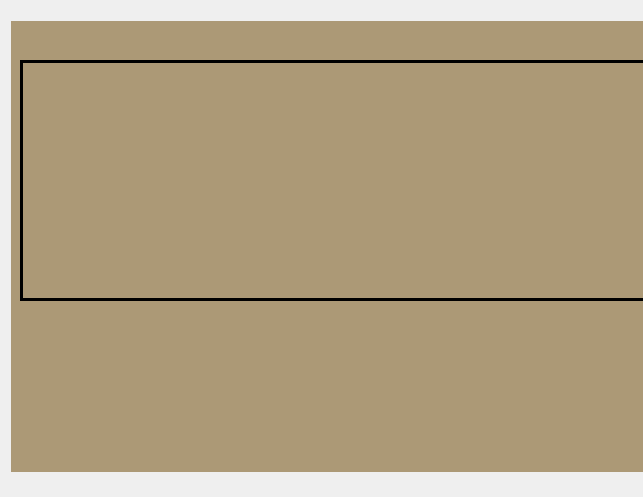
<?xml version="1.0" encoding="UTF-8"?>
<ui version="4.0">
 <class>statAcceuil</class>
 <widget class="QWidget" name="statAcceuil">
  <property name="geometry">
   <rect>
    <x>0</x>
    <y>0</y>
    <width>643</width>
    <height>497</height>
   </rect>
  </property>
  <property name="windowTitle">
   <string>Form</string>
  </property>
  <widget class="QLabel" name="label">
   <property name="geometry">
    <rect>
     <x>11</x>
     <y>21</y>
     <width>701</width>
     <height>451</height>
    </rect>
   </property>
   <property name="styleSheet">
    <string notr="true">*
{
background:#ac9976;
}</string>
   </property>
   <property name="text">
    <string/>
   </property>
  </widget>
  <widget class="QCustomPlot" name="widget" native="true">
   <property name="geometry">
    <rect>
     <x>20</x>
     <y>60</y>
     <width>661</width>
     <height>241</height>
    </rect>
   </property>
   <property name="styleSheet">
    <string notr="true">*
{
border: 3px solid #000000;
}</string>
   </property>
  </widget>
 </widget>
 <customwidgets>
  <customwidget>
   <class>QCustomPlot</class>
   <extends>QWidget</extends>
   <header location="global">qcustomplot.h</header>
   <container>1</container>
  </customwidget>
 </customwidgets>
 <resources/>
 <connections/>
</ui>
